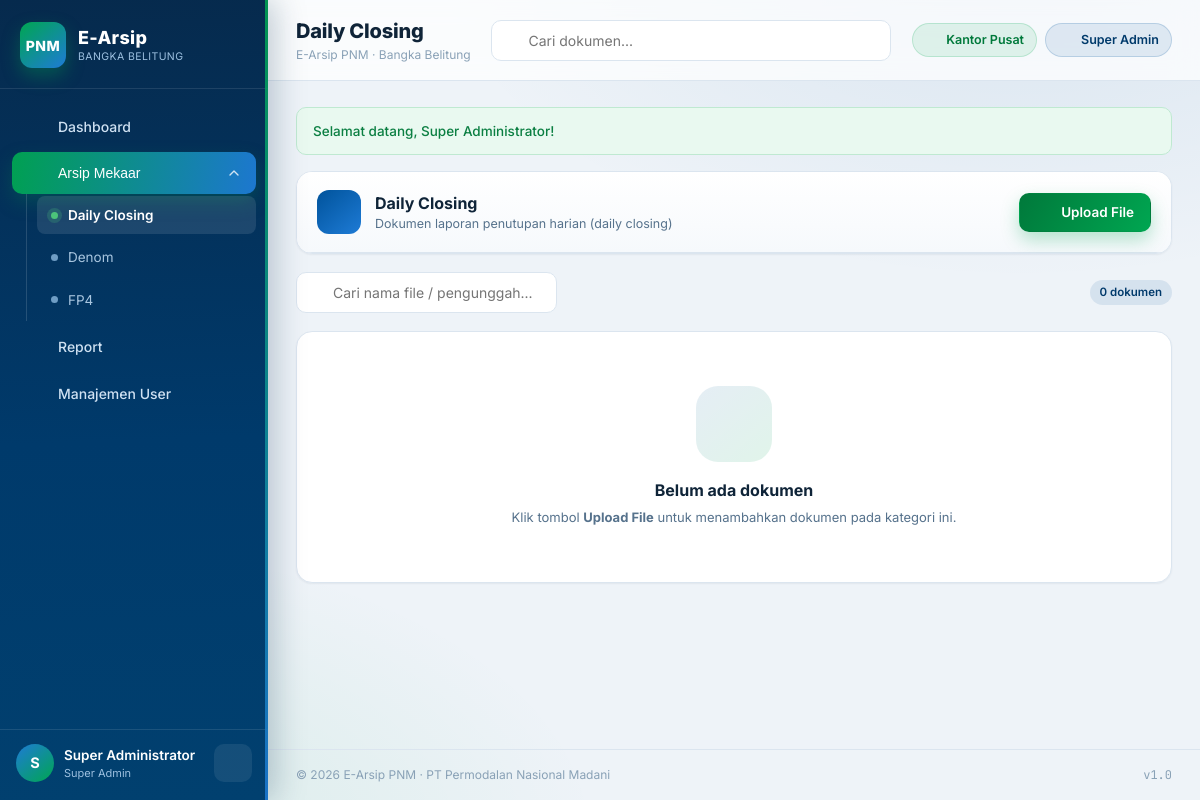
/master/kategori.php?kode=daily_closing (signed in), run on the app's committed database.
### tables this page shows
CREATE TABLE IF NOT EXISTS `categories` (
  `id`         INT AUTO_INCREMENT PRIMARY KEY,
  `kode`       VARCHAR(50)  NOT NULL,
  `nama`       VARCHAR(100) NOT NULL,
  `deskripsi`  VARCHAR(255) DEFAULT NULL,
  `urutan`     INT NOT NULL DEFAULT 0,
  UNIQUE KEY `uq_categories_kode` (`kode`)
);

### config/database.php (called while the page is built, shortened)
<?php
function db(): PDO
{
    static $pdo = null;
    if ($pdo === null) {
        $dsn = 'mysql:host=' . DB_HOST . ';port=' . DB_PORT . ';dbname=' . DB_NAME . ';charset=utf8mb4';
        try {
            $pdo = new PDO($dsn, DB_USER, DB_PASS, [
                PDO::ATTR_ERRMODE            => PDO::ERRMODE_EXCEPTION,
                PDO::ATTR_DEFAULT_FETCH_MODE => PDO::FETCH_ASSOC,
                PDO::ATTR_EMULATE_PREPARES   => false,
            ]);
        } catch (PDOException $e) {
            http_response_code(500);
            die('Koneksi database gagal: ' . htmlspecialchars($e->getMessage()));
        }
    }
    return $pdo;
}

### master/kategori.php (the view, shortened to what this page needs)
<?php
$kode = trim((string) ($_GET['kode'] ?? ''));
$kategori = find_category($kode);
$q    = trim((string) ($_GET['q'] ?? ''));
$sql = 'SELECT f.* FROM files f WHERE f.category_id = ?';
$params = [(int) $kategori['id']];
$sql .= ' ORDER BY f.uploaded_at DESC, f.id DESC';
$stmt = db()->prepare($sql);
$stmt->execute($params);
$files = $stmt->fetchAll();
require __DIR__ . '/../includes/header.php';
?>
<div class="card" style="margin-bottom:18px;">
    <div class="card-head">
        <div class="kpi-icon" style="width:44px;height:44px;border-radius:12px;"><?= icon('folder', 22) ?></div>
        <div>
            <h2><?= e($kategori['nama']) ?></h2>
            <p><?= e($kategori['deskripsi'] ?: 'Arsip Mekaar') ?></p>
        </div>
        <button class="btn btn-green" data-modal="modalUpload"><?= icon('upload', 17) ?> Upload File</button>
    </div>
</div>
<div class="toolbar">
    <form class="search-box" method="get" action="<?= e(url('master/kategori.php')) ?>">
        <?= icon('search', 18) ?>
        <input class="input" type="text" name="q" value="<?= e($q) ?>" placeholder="Cari nama file / pengunggah...">
    </form>
    <span class="badge badge-blue"><?= count($files) ?> dokumen</span>
</div>
<div class="card">
    <?php if (!$files): ?>
        <div class="empty">
            <div class="empty-icon"><?= icon('upload', 32) ?></div>
            <h3>Belum ada dokumen</h3>
            <p>Klik tombol <b>Upload File</b> untuk menambahkan dokumen pada kategori ini.</p>
        </div>
    <?php endif; ?>
</div>
<?php require __DIR__ . '/../includes/footer.php'; ?>

### assets/css/style.css (style rules this page uses)
:root { --pnm-blue: #00539b; --pnm-blue-dark: #003a6b; --pnm-blue-deep: #062a4d; --pnm-blue-light: #1e7bd6; --pnm-green: #00a651; --pnm-green-dark: #00793b; --pnm-green-light: #4cc47a; --bg: #eef3f8; --bg-grad-1: rgba(0, 83, 155, 0.10); --bg-grad-2: rgba(0, 166, 81, 0.10); --surface: #ffffff; --surface-2: #f6f9fc; --border: #dbe5ef; --text: #0f2438; --text-soft: #56728c; --text-faint: #89a1b6; --danger: #d64545; --warning: #e0a020; --success: var(--pnm-green); --radius: 16px; --radius-sm: 10px; --shadow-sm: 0 1px 2px rgba(16, 42, 68, 0.06); --shadow: 0 8px 24px rgba(16, 42, 68, 0.08); --shadow-lg: 0 20px 48px rgba(6, 42, 77, 0.18); --sidebar-w: 268px; }
* { box-sizing: border-box; margin: 0; padding: 0; }
html, body { height: 100%; }
body { font-family: 'Inter', system-ui, -apple-system, 'Segoe UI', sans-serif; color: var(--text); background: radial-gradient(1000px 600px at 85% -10%, var(--bg-grad-1), transparent 60%), radial-gradient(900px 500px at 5% 105%, var(--bg-grad-2), transparent 60%), var(--bg); background-attachment: fixed; -webkit-font-smoothing: antialiased; font-size: 14.5px; line-height: 1.5; }
.card { background: var(--surface); border: 1px solid var(--border); border-radius: var(--radius); box-shadow: var(--shadow-sm); overflow: hidden; }
.card-head { display: flex; align-items: center; gap: 14px; padding: 18px 20px; border-bottom: 1px solid var(--border); background: linear-gradient(180deg, #fff, var(--surface-2)); }
.card-head h2 { font-size: 16px; font-weight: 700; }
.card-head p { font-size: 12.5px; color: var(--text-soft); }
.kpi-icon { width: 52px; height: 52px; border-radius: 14px; display: grid; place-items: center; color: #fff; flex: none; background: linear-gradient(140deg, var(--pnm-blue), var(--pnm-blue-light)); }
.btn { display: inline-flex; align-items: center; justify-content: center; gap: 8px; padding: 10px 16px; border-radius: var(--radius-sm); border: 1px solid transparent; font-family: inherit; font-size: 13.5px; font-weight: 600; cursor: pointer; white-space: nowrap; transition: transform .15s ease, box-shadow .18s ease, background .18s ease, color .18s; }
.btn-green { background: linear-gradient(120deg, var(--pnm-green-dark), var(--pnm-green)); color: #fff; box-shadow: 0 8px 18px rgba(0, 166, 81, .28); }
.input, .select, .textarea { width: 100%; padding: 11px 13px; border: 1px solid var(--border); border-radius: var(--radius-sm); font-family: inherit; font-size: 14px; color: var(--text); background: #fff; transition: border-color .18s, box-shadow .18s; }
.toolbar { display: flex; flex-wrap: wrap; align-items: center; gap: 10px; margin-bottom: 18px; }
.search-box { position: relative; }
.search-box .input { padding-left: 36px; min-width: 220px; }
.badge { display: inline-flex; align-items: center; gap: 6px; padding: 4px 10px; border-radius: 999px; font-size: 11.5px; font-weight: 600; }
.badge-blue { background: rgba(0, 83, 155, .10); color: var(--pnm-blue-dark); }
.empty { text-align: center; padding: 54px 20px; color: var(--text-soft); }
.empty .empty-icon { width: 76px; height: 76px; margin: 0 auto 16px; border-radius: 22px; display: grid; place-items: center; background: linear-gradient(140deg, rgba(0,83,155,.10), rgba(0,166,81,.12)); color: var(--pnm-blue); }
.empty h3 { font-size: 16px; font-weight: 700; color: var(--text); margin-bottom: 6px; }
.empty p { font-size: 13px; }

### data on the page
categories: nama "Daily Closing", deskripsi "Dokumen laporan penutupan harian (daily closing)"

### other printed values
APP_TAGLINE "BANGKA BELITUNG"
substr($user['nama_lengkap'], 0, 1) "S"
$user['nama_lengkap'] "Super Administrator"
$user['role'] === 'superadmin' ? 'Super Admin' : 'Pengguna' "Super Admin"
$page_title "Daily Closing"
APP_NAME "E-Arsip PNM"
APP_TAGLINE "Bangka Belitung"
$user['unit'] "Kantor Pusat"
$f['message'] "Selamat datang, Super Administrator!"
count($files) "0"
